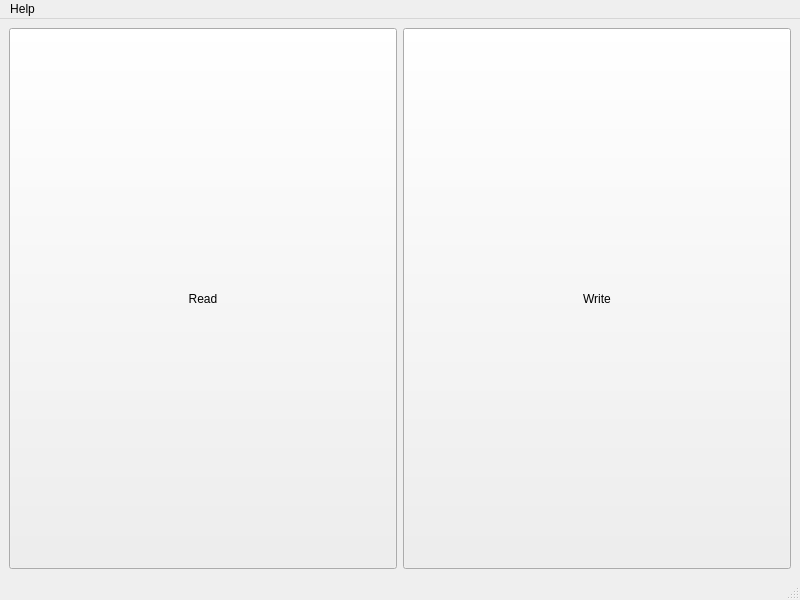
<?xml version="1.0" encoding="UTF-8"?>
<ui version="4.0">
 <class>MainWindow</class>
 <widget class="QMainWindow" name="MainWindow">
  <property name="geometry">
   <rect>
    <x>0</x>
    <y>0</y>
    <width>800</width>
    <height>600</height>
   </rect>
  </property>
  <property name="windowTitle">
   <string>MainWindow</string>
  </property>
  <widget class="QWidget" name="centralwidget">
   <layout class="QHBoxLayout" name="horizontalLayout">
    <item>
     <widget class="QPushButton" name="pushButton">
      <property name="sizePolicy">
       <sizepolicy hsizetype="Minimum" vsizetype="Preferred">
        <horstretch>0</horstretch>
        <verstretch>0</verstretch>
       </sizepolicy>
      </property>
      <property name="text">
       <string>Read</string>
      </property>
     </widget>
    </item>
    <item>
     <widget class="QPushButton" name="pushButton_2">
      <property name="sizePolicy">
       <sizepolicy hsizetype="Minimum" vsizetype="Preferred">
        <horstretch>0</horstretch>
        <verstretch>0</verstretch>
       </sizepolicy>
      </property>
      <property name="text">
       <string>Write</string>
      </property>
     </widget>
    </item>
   </layout>
  </widget>
  <widget class="QMenuBar" name="menubar">
   <property name="geometry">
    <rect>
     <x>0</x>
     <y>0</y>
     <width>800</width>
     <height>22</height>
    </rect>
   </property>
   <widget class="QMenu" name="menuHelp">
    <property name="title">
     <string>Help</string>
    </property>
    <addaction name="actionAbout"/>
   </widget>
   <addaction name="menuHelp"/>
  </widget>
  <widget class="QStatusBar" name="statusbar"/>
  <action name="actionAbout">
   <property name="text">
    <string>About</string>
   </property>
  </action>
 </widget>
 <resources/>
 <connections/>
</ui>
